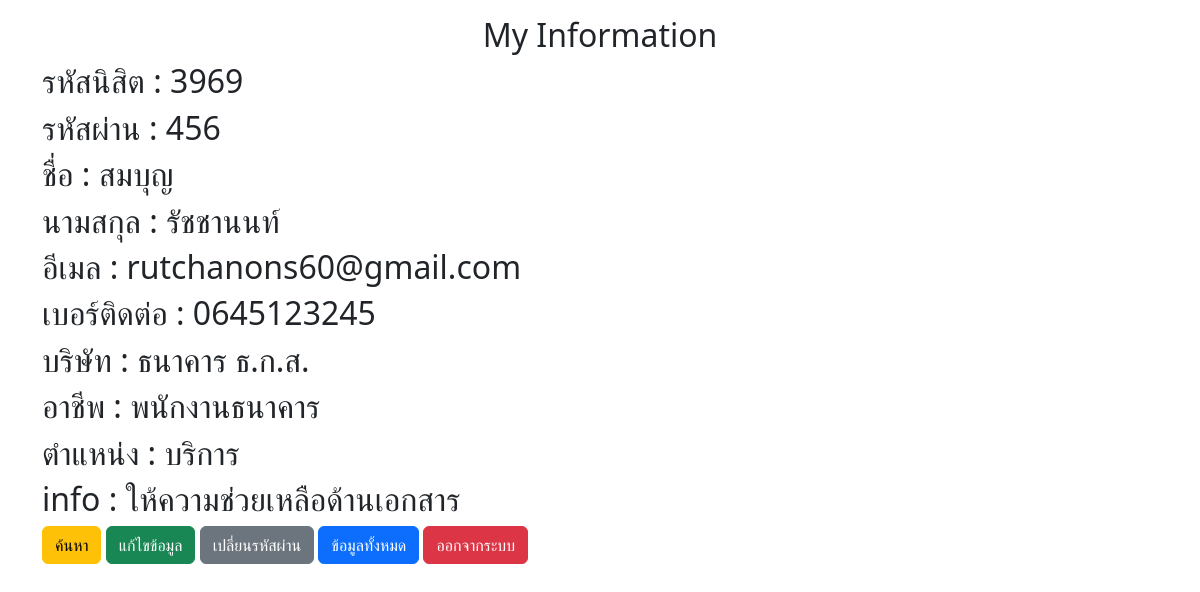
Page /index.php (signed in) on the committed database.
### tables this page shows
CREATE TABLE `student` (
  `id` int(8) NOT NULL,
  `pass` varchar(8) NOT NULL,
  `firstname` varchar(255) NOT NULL,
  `lastname` varchar(255) NOT NULL,
  `email` varchar(255) NOT NULL,
  `tel` varchar(10) NOT NULL,
  `company` varchar(255) NOT NULL,
  `job` varchar(255) NOT NULL,
  `jobtitle` varchar(255) NOT NULL,
  `info` text NOT NULL
);

### index.php (the view, shortened to what this page needs)
<?php
    require('dbconnect.php');
    if($_SESSION['checkLogin'] != 0){
        $id = $_SESSION['idS'];
        $sql = "SELECT * FROM student WHERE id='$id'";
        $result = mysqli_query($con,$sql);
        $row = mysqli_fetch_row($result);
    }else{
        header("Location: login.php");
        exit;
    }
?>
<!DOCTYPE html>
<html lang="en">
<head>
    <link rel="stylesheet" href="https://cdn.jsdelivr.net/npm/bootstrap@5.2.3/dist/css/bootstrap.min.css">
</head>
<body>
        <div class="container my-3">
            <h2 class="text-center">My Information</h2>
            <form action="loginData.php" method="POST">
                <h2>รหัสนิสิต : <?php echo $row[0] ?></h2>
                <h2>รหัสผ่าน : <?php echo $row[1] ?></h2>
                <h2>ชื่อ : <?php echo $row[2] ?></h2>
                <h2>นามสกุล : <?php echo $row[3] ?></h2>
                <h2>อีเมล : <?php echo $row[4] ?></h2>
                <h2>เบอร์ติดต่อ : <?php echo $row[5] ?></h2>
                <h2>บริษัท : <?php echo $row[6] ?></h2>
                <h2>อาชีพ : <?php echo $row[7] ?></h2>
                <h2>ตำแหน่ง : <?php echo $row[8] ?></h2>
                <h2>info : <?php echo $row[9] ?></h2>
                <a href="search.php" class="btn btn-warning">ค้นหา</a>
                <a href="editForm.php" class="btn btn-success">แก้ไขข้อมูล</a>
                <a href="changPass.php" class="btn btn-secondary">เปลี่ยนรหัสผ่าน</a>
                <a href="showdata.php" class="btn btn-primary">ข้อมูลทั้งหมด</a>
                <a href="logout.php" class="btn btn-danger">ออกจากระบบ</a>
            </form>
        </div>
</body>
</html>

### rows in the picture
student: id "3969", pass "456", firstname "สมบุญ", lastname "รัชชานนท์", email "rutchanons60@gmail.com", tel "0645123245", company "ธนาคาร ธ.ก.ส.", job "พนักงานธนาคาร", jobtitle "บริการ", info "ให้ความช่วยเหลือด้านเอกสาร"
